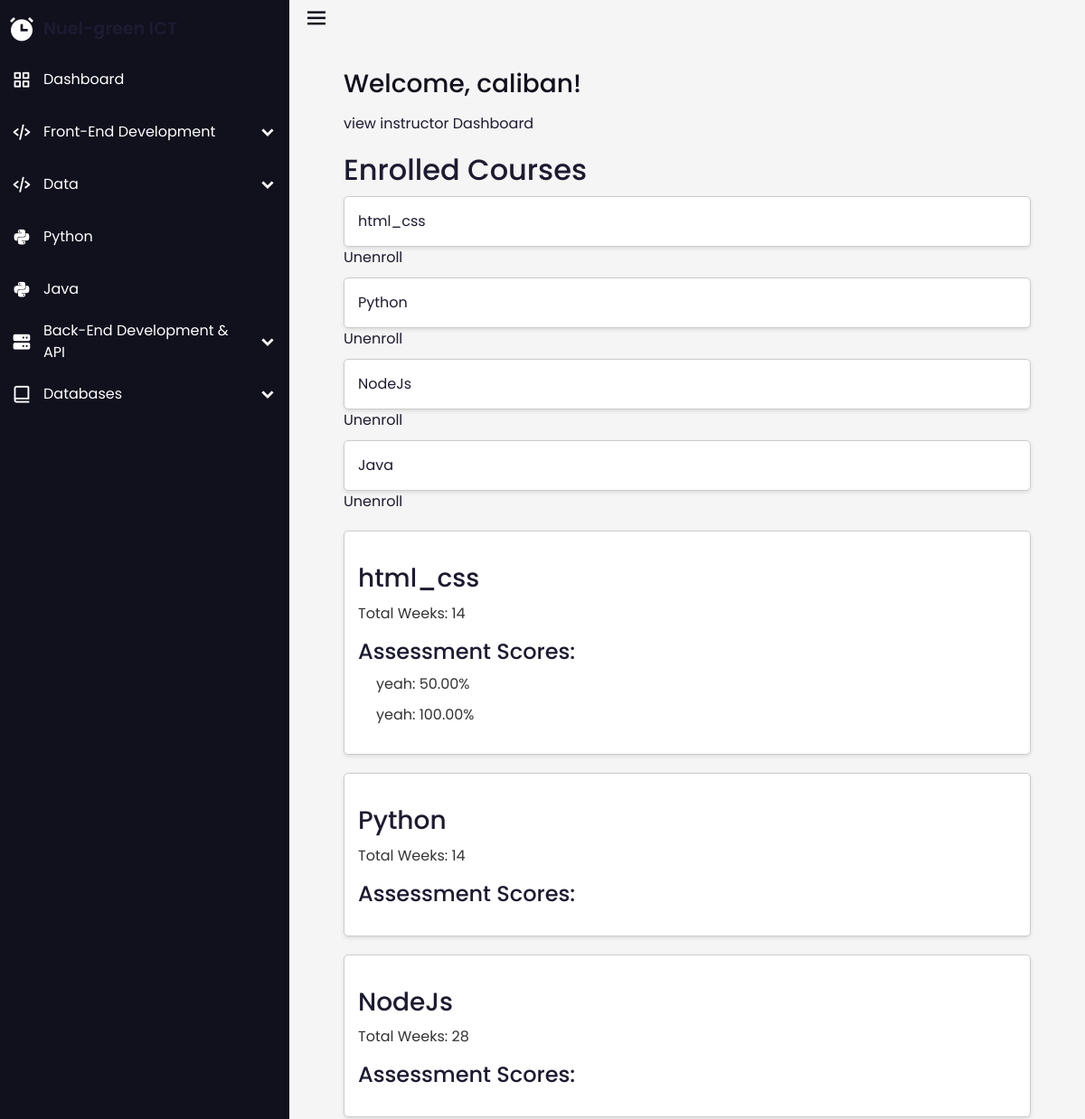
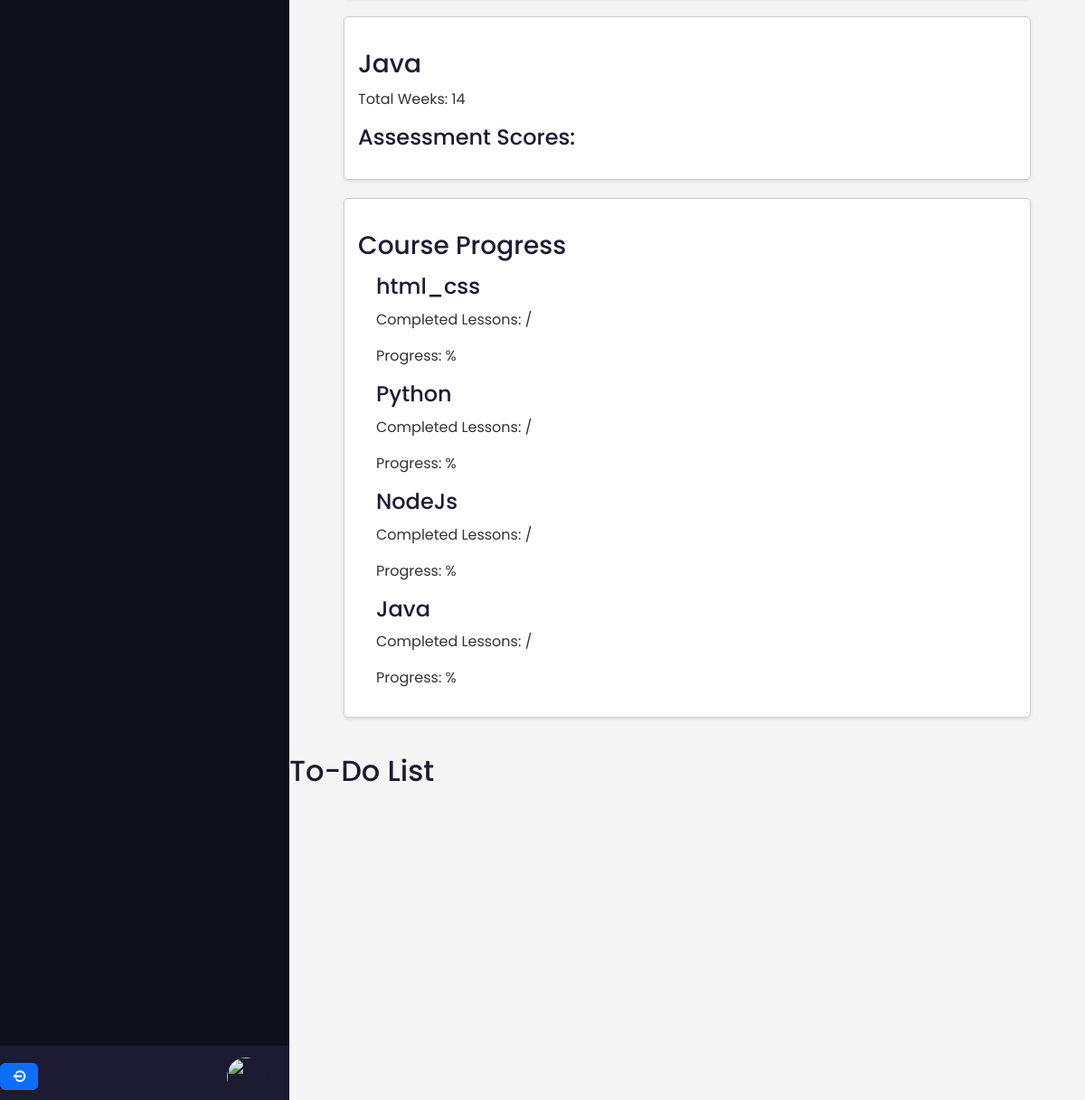
The page /dashboard/ (signed in) on the database its author committed (2 pictures, top to bottom).
### instructors/models.py (models this page shows, shortened)
class Course(models.Model):
    course_title = models.CharField(max_length=100)
    video_url = models.URLField(null=True)
    description = models.TextField()
    slug = models.SlugField(unique=True, blank=True)
    duration_in_days = models.IntegerField(default=100)
    instructor = models.ForeignKey(User, on_delete=models.PROTECT)  # Add this line to associate a course with an instructor
    @property
    def duration_in_weeks(self):
        return self.duration_in_days // 7
    class Meta:
        verbose_name_plural = 'Course'
        ordering = ('-course_title',)

class AssessmentScore(models.Model):
    user = models.ForeignKey(User, on_delete=models.PROTECT)
    assessment = models.ForeignKey(Assessment, on_delete=models.PROTECT)
    score = models.DecimalField(max_digits=5, decimal_places=2)  # Store the score as a decimal

class Assessment(models.Model):
    id = models.AutoField(primary_key=True)
    title = models.CharField(max_length=200)
    description = models.TextField()
    course = models.ForeignKey(Course, default=None, null=True, on_delete=models.PROTECT)
    module = models.ForeignKey(Module, default=None, null=True, on_delete=models.PROTECT)
    lesson = models.ForeignKey(Lesson, default=None, null=True, on_delete=models.PROTECT)
    passing_score = models.PositiveIntegerField()

### ngict/views.py (the view)
# urls.py: path('dashboard/', user_dashboard, name='user_dashboard'),
@login_required
def user_dashboard(request):
    user_dashboard_view = UserDashboardView(request)
    if request.user.is_authenticated:
        return user_dashboard_view.render_authenticated_dashboard()
    else:
        return user_dashboard_view.render_unauthenticated_dashboard()

### ngict/views.py (called while the page is built)
    @property
    def user(self):
        return self.request.user

    def get_enrolled_courses(self):
        try:
            student = Student.objects.get(user=self.user)
            return student.enrolled_courses.all()
        except Student.DoesNotExist:
            return None

    def get_progress_data(self, enrolled_courses):
        progress_data = []
        for course in enrolled_courses:
            user_progress = UserProgress.objects.filter(user=self.user, course=course)
            total_weeks = course.duration_in_weeks  # Assuming the course has a duration_in_weeks field
            assessment_scores = AssessmentScore.objects.filter(user=self.user, assessment__course=course)
            progress_data.append({
                'course': course,
                'total_weeks': total_weeks,
                'user_progress': user_progress,
                'assessment_scores': assessment_scores,
            })
        return progress_data

    def render_dashboard(self, enrolled_courses, progress_data=None, message=None):
        context = {'enrolled_courses': enrolled_courses}
        if progress_data is not None:
            context['progress_data'] = progress_data
        if message is not None:
            context['message'] = message
        return render(self.request, 'user/user_dashboard.html', context)

    def render_authenticated_dashboard(self):
        enrolled_courses = self.get_enrolled_courses()
        if enrolled_courses is not None:
            progress_data = self.get_progress_data(enrolled_courses)
            return self.render_dashboard(enrolled_courses, progress_data)
        else:
            return self.render_dashboard(enrolled_courses, message='You are not enrolled in any courses yet.')

### templates/user/user_dashboard.html (shortened to what this page needs)
{% extends 'base.html' %}
{% block content %}
  <div class="container">
    <h1>Welcome, {{ user.username }}!</h1>
    {% if user.is_staff %}
    <a href="{% url 'instructors:instructor_dashboard' %}" class="btn-primary">view instructor Dashboard</a>
    {% else %}
      <p></p>
    {% endif %}
    {% if user.is_authenticated %}
      <h2>Enrolled Courses</h2>
      {% if enrolled_courses %}
        <ul>
          {% for course in enrolled_courses %}
            <li>
              <div class="user_courses">
                <a href="{% url 'academy:course_detail' course.slug %}">{{ course.course_title }}</a>
              </div>
              <a href="#" class="unenroll-button" onclick="confirmUnenroll('{{ course.course_title }}', '{% url 'academy:unenroll_course' course.slug %}')">Unenroll</a>
            </li>
          {% endfor %}
        </ul>
      {% else %}
        <p>You haven't enrolled in any courses yet.</p>
      {% endif %}
    {% else %}
      <p>{{ message }}</p>
      <p><a href="{% url 'academy:signin' %}">Log in</a></p>
    {% endif %}
    {% for course_progress in progress_data %}
      <div class="course-progress">
        <h3>{{ course_progress.course.course_title }}</h3>
        <p>Total Weeks: {{ course_progress.total_weeks }}</p>
        <h4>Assessment Scores:</h4>
        <ul>
          {% for score in course_progress.assessment_scores %}
            <li>{{ score.assessment.title }}: {{ score.score }}%</li>
          {% endfor %}
        </ul>
      </div>
    {% endfor %}
    <div class="course-progress">
      <h3>Course Progress</h3>
      {% if progress_data %}
        <ul>
          {% for data in progress_data %}
            <li>
              <h4>{{ data.course.course_title }}</h4>
              <p>Completed Lessons: {{ data.completed_lessons }} / {{ data.total_lessons }}</p>
              <p>Progress: {{ data.progress_percentage }}%</p>
            </li>
          {% endfor %}
        </ul>
      {% else %}
        <p>No progress data available.</p>
      {% endif %}
    </div>
  </div>
  <h2>To-Do List</h2>
{% endblock %}

### templates/base.html (shortened to what this page needs)
{% load static %}
<html lang="en">
<head>
    <link rel="stylesheet" href="style.css">
    <link href='https://unpkg.com/boxicons@2.1.4/css/boxicons.min.css' rel='stylesheet'>
    <link href="https://cdn.jsdelivr.net/npm/bootstrap@5.3.1/dist/css/bootstrap.min.css" rel="stylesheet"
>
    <link rel="stylesheet" href="https://cdnjs.cloudflare.com/ajax/libs/highlight.js/11.8.0/styles/github-dark.min.css">
    <link rel="stylesheet" href="{% static 'css/style.css' %}">
    <link rel="stylesheet" href="https://cdn.jsdelivr.net/npm/monaco-editor@0.4.0/min/vs/editor/editor.main.css">
</head>
<body>
    <div class="sidebar ">
        <div class="logo-details">
            <i class='bx bxs-alarm'></i>
            <span class="logo-name"><a href="{% url 'academy:home' %}">Nuel-green ICT</a></span>
        </div>
        <ul class="nav-links">
            <li>
                <a href="#">
                    <a href="{% url 'academy:user_dashboard' %}"><i class='bx bx-grid-alt'></i>
                        <span class="link-name">Dashboard</span></a>
                </a>
            </li>
            <li>
                <div class="icon-link">
                    <a href="#">
                        <i class='bx bx-code-alt'></i>
                        <span class="link-name">Front-End Development</span>
                    </a>
                    <i class='bx bxs-chevron-down arrow'></i>
                </div>
            </li>
            <li>
                <div class="icon-link">
                    <a href="#">
                        <i class='bx bx-code-alt'></i>
                        <span class="link-name">Data</span>
                    </a>
                    <i class='bx bxs-chevron-down arrow'></i>
                </div>
            </li>
            <li>
                <a href="#">
                    <i class='bx bxl-python'></i>
                    <span class="link-name">Python</span>
                </a>
            </li>
            <li>
                <a href="#">
                    <i class='bx bxl-python'></i>
                    <span class="link-name">Java</span>
                </a>
            </li>
            <li>
                <div class="icon-link">
                    <a href="#">
                        <i class='bx bxs-server'></i>
                        <span class="link-name">Back-End Development & API</span>
                    </a>
                    <i class='bx bxs-chevron-down arrow'></i>
                </div>
            </li>
            <li>
                <div class="icon-link">
                    <a href="#">
                        <i class='bx bx-book-alt'></i>
                        <span class="link-name">Databases</span>
                    </a>
                    <i class='bx bxs-chevron-down arrow'></i>
                </div>
            </li>
        </ul>
        <li>
            <div class="profile-details">
                <div class="user-buttons">
                    {% if user.is_authenticated %}
                        <a class="btn btn-primary" href="{% url 'academy:signout' %}"><i class='bx bx-log-out-circle'></i></a>
                    {% else %}
                        <a class="btn btn-primary" href="{% url 'academy:signin' %}">Signin</a>
                        <a class="btn btn-primary" href="{% url 'academy:signup' %}">signup</a>
                    {% endif %}
                </div>
                <div class="profile-content">
                    <a href="{% url 'academy:update_profile' %}"><img src="https://www.clipartmax.com/png/middle/190-1904735_bokbokstars-121-classic-stock-icons-manager-icon-3d.png"
                        alt=""></a>
                </div>
            </div>
        </li>
    </div>
    <section class="home-section">
        <div class="home-content">
            <i class='bx bx-menu'></i>
        </div>
        {% block content %}{% endblock %}
    </section>
</body>
</html>

### static/css/style.css (style rules this page uses)
body { background: #e5e9f0; }
* { box-sizing: border-box; margin: 0; padding: 0; font-family: "Poppins", sans-serif; }
h1, h2, h3, h4, h5, h6 { margin: 1rem 0; }
.sidebar { position: fixed; top: 0; left: 0; background: #11101d; height: 100%; width: 20rem; z-index: 999; transition: all 400ms ease; scrollbar-color: transparent transparent; overflow: scroll; }
.sidebar .logo-details { height: 4rem; width: 100%; display: flex; align-items: center; }
.sidebar .logo-details i { font-size: 2rem; color: #fff; height: 3rem; min-width: 3rem; text-align: center; line-height: 3rem; cursor: pointer; }
.sidebar .logo-details .logo-name { font-size: 1.2rem; color: #fff; font-weight: 600; transition: all 400ms ease; transition-delay: 0.1s; }
.sidebar .nav-links { height: 100%; padding-top: 30px 0 150px 0; overflow: auto; }
.sidebar .nav-links { overflow: visible; }
.sidebar .nav-links li { position: relative; list-style: none; transition: all 400ms ease; }
.sidebar .nav-links li .icon-link { display: flex; align-items: center; justify-content: space-between; }
.sidebar .nav-links li i { font-size: 1.4rem; color: #fff; height: 3rem; min-width: 3rem; text-align: center; line-height: 3rem; transition: all 400ms ease; cursor: pointer; }
.sidebar .nav-links li a { display: flex; align-items: center; text-decoration: none; }
.sidebar .nav-links li a .link-name { font-size: 1rem; color: #fff; font-weight: 400; color: #fff; }
.sidebar .profile-details { position: fixed; bottom: 0; display: flex; align-items: center; justify-content: space-between; background: #1d1b31; width: 20rem; padding: 0.5rem 0.5rem 0 0; transition: all 400ms ease; }
.sidebar .profile-details img { height: 52px; width: 52px; object-fit: cover; border-radius: 2rem; background: #1d1b31; margin: 0 14px 0 12px; padding: 5px; transition: all 400ms ease; }
.sidebar .profile-details i { font-weight: 700; color: #fff; }
.home-section { position: relative; height: 100vh; left: 20rem; width: calc(100% - 20rem); transition: all 400ms ease; }
.home-section .home-content { height: 40px; display: flex; align-items: center; }
.home-section .home-content .bx-menu, .home-section .home-content .text { color: #11101d; font-size: 30px; }
.home-section .home-content .bx-menu { margin: 0 15px; cursor: pointer; }

### templates/user/user_dashboard.html (style rules this page uses)
body { font-family: Arial, sans-serif; background-color: #f5f5f5; color: #333; margin: 0; padding: 0; }
.container { max-width: 800px; margin: 0 auto; padding: 20px; }
h1 { color: #11101d; font-size: 28px; margin-bottom: 15px; }
h2, h3, h4 { color: #1d1b31; margin-top: 20px; margin-bottom: 10px; }
ul { list-style-type: none; padding-left: 0; }
li { margin-bottom: 10px; }
a { color: #1d1b31; text-decoration: none; }
.user_courses { border: 1px solid #ccc; padding: 15px; border-radius: 5px; background-color: #fff; box-shadow: 0 2px 4px rgba(0, 0, 0, 0.1); transition: transform 0.2s ease; }
.course-progress { border: 1px solid #ccc; padding: 15px; border-radius: 5px; background-color: #fff; margin-top: 20px; box-shadow: 0 2px 4px rgba(0, 0, 0, 0.1); }
.course-progress ul { padding-left: 20px; }
.course-progress h4 { margin-top: 15px; }
p { font-size: 16px; line-height: 1.5; }

### rows shown on the page
Course: course_title "html_css", course.course_title "html_css", total_weeks "14"
Course: course_title "Python", course.course_title "Python", total_weeks "14"
Course: course_title "NodeJs", course.course_title "NodeJs", total_weeks "28"
Course: course_title "Java", course.course_title "Java", total_weeks "14"
AssessmentScore: assessment "yeah", score "50.00"
AssessmentScore: assessment "yeah", score "100.00"

### other values the page prints
{{ user.username }} "caliban"
